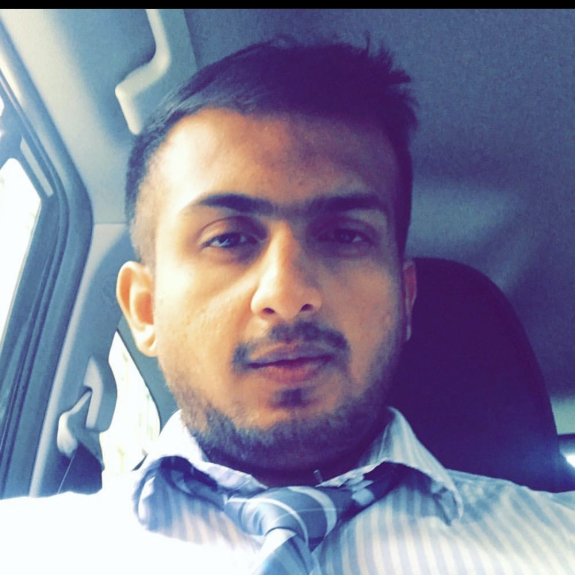
#> input picture assets/images/profile_picture.jpg, 1150 x 1150 px, found by its file name (shown at 1/2 size)
$ jupyter execute --allow-errors Untitled.ipynb
#> lines starting #> are read from the running program, lines starting #| are printed output that depends on the picture
[cell 1]
import pandas as pd

[cell 2]
from PIL import Image

def resize_image(input_path, output_path, size):
#> called with size = (400, 400)
    with Image.open(input_path) as img:
        # Resize the image
#> img is the input picture: PIL image 1150x1150 RGB; mean R, G, B 126.4, 125.1, 150.8
        img = img.resize(size)
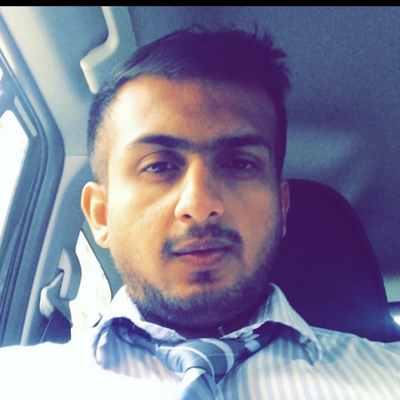
#> img: PIL image 400x400 RGB; mean R, G, B 126.4, 125.1, 150.8

        # Save the resized image as a JPEG file
        img.save(output_path, "JPEG")

input_image_path = '/Users/nyzy/nitzmali/portfolio/assets/images/profile_picture.jpg'
output_image_path = '/Users/nyzy/nitzmali/portfolio/assets/images/profile_picture_v2.jpg'
new_size = (242, 185)  # Example size: 800x600 pixels
new_size = (400, 400)  # Example size: 800x600 pixels

resize_image(input_image_path, output_image_path, new_size)


$ run again, with assets/images/ZS_2.1.jpg copied over assets/images/profile_picture.jpg
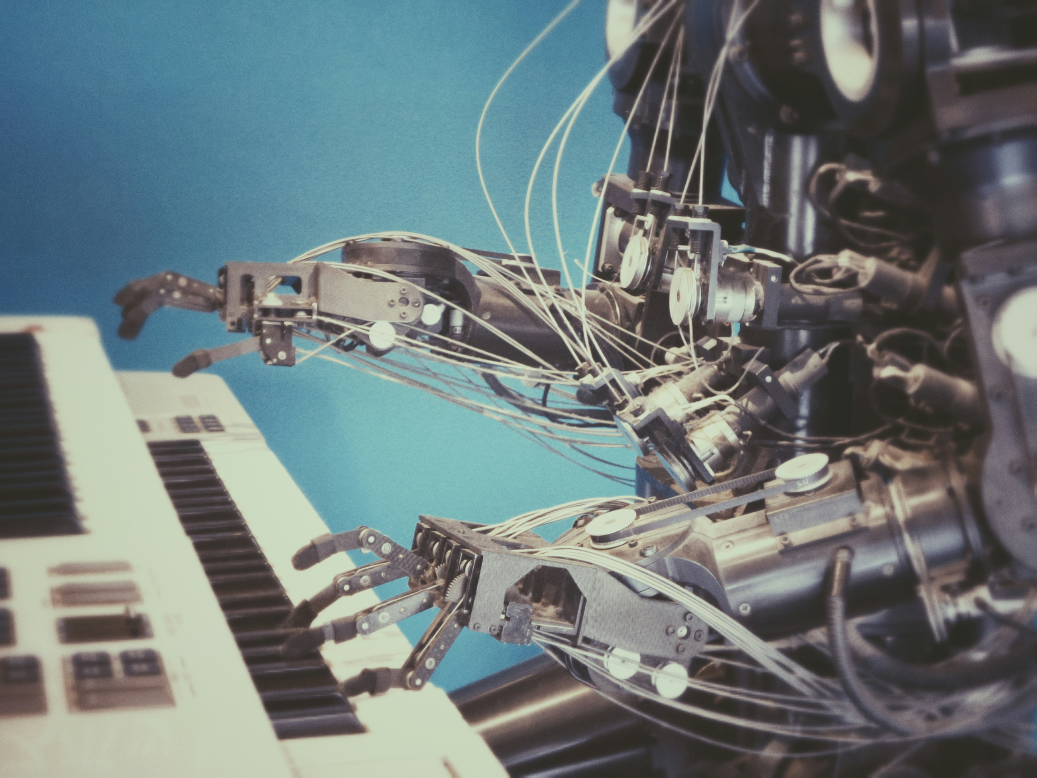
#> input picture assets/images/ZS_2.1.jpg, 5184 x 3888 px, found by its file name (shown at 1/5 size)
#> in resize_image, img is the input picture: PIL image 5184x3888 RGB; mean R, G, B 109.8, 122, 122.7
#> in resize_image, `img = img.resize(size)`:
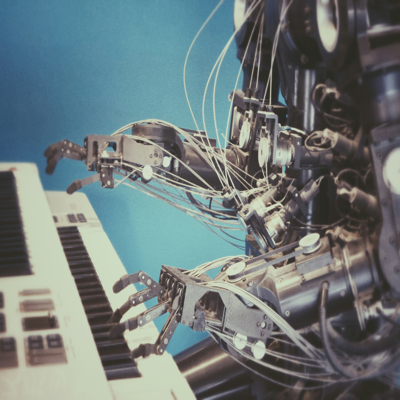
#> img: PIL image 400x400 RGB; mean R, G, B 109.8, 122, 122.7

$ run again, with assets/images/aktana_4.jpg copied over assets/images/profile_picture.jpg
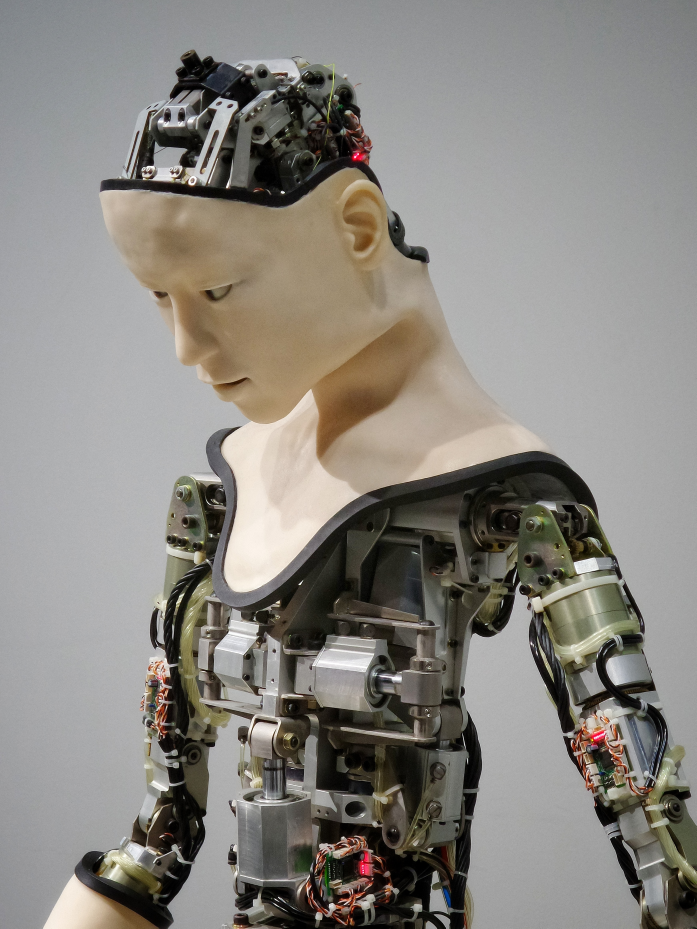
#> input picture assets/images/aktana_4.jpg, 3482 x 4642 px, found by its file name (shown at 1/5 size)
#> in resize_image, img is the input picture: PIL image 3482x4642 RGB; mean R, G, B 137.5, 134.1, 128.3
#> in resize_image, `img = img.resize(size)`:
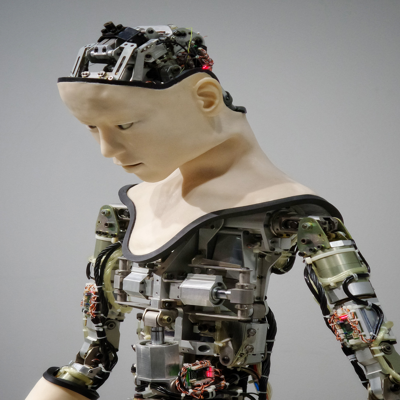
#> img: PIL image 400x400 RGB; mean R, G, B 137.5, 134.1, 128.3
